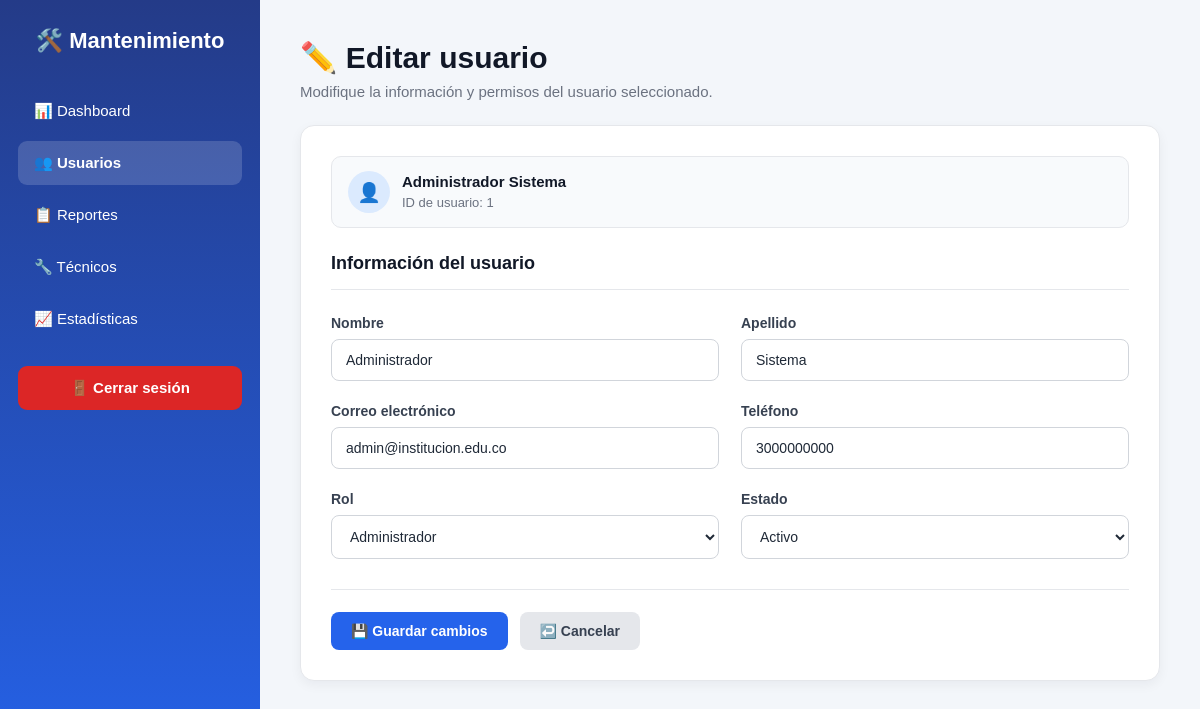
The app's page /frontend/dashboard/editar_usuario.php?id=1 (signed in) with its own data.
### tables this page shows
CREATE TABLE `usuarios` (
  `id_usuario` int NOT NULL AUTO_INCREMENT,
  `nombre` varchar(100) NOT NULL,
  `apellido` varchar(100) NOT NULL,
  `correo` varchar(150) NOT NULL,
  `password` varchar(255) NOT NULL,
  `telefono` varchar(20) DEFAULT NULL,
  `id_rol` int NOT NULL,
  `estado` tinyint(1) NOT NULL DEFAULT '1',
  `fecha_registro` datetime NOT NULL DEFAULT CURRENT_TIMESTAMP,
  PRIMARY KEY (`id_usuario`),
  UNIQUE KEY `correo` (`correo`),
  KEY `fk_usuario_rol` (`id_rol`),
  CONSTRAINT `fk_usuario_rol` FOREIGN KEY (`id_rol`) REFERENCES `roles` (`id_rol`) ON DELETE RESTRICT ON UPDATE CASCADE
);

CREATE TABLE `roles` (
  `id_rol` int NOT NULL AUTO_INCREMENT,
  `nombre` varchar(50) NOT NULL,
  `descripcion` varchar(255) DEFAULT NULL,
  PRIMARY KEY (`id_rol`),
  UNIQUE KEY `nombre` (`nombre`)
);

### frontend/dashboard/editar_usuario.php (the view, shortened to what this page needs)
<?php
$id_usuario = intval($_GET["id"] ?? 0);
$database = new Database();
$db = $database->conectar();
$sql = "SELECT
            id_usuario,
            nombre,
            apellido,
            correo,
            telefono,
            id_rol,
            estado
        FROM usuarios
        WHERE id_usuario = :id_usuario";
$stmt = $db->prepare($sql);
$stmt->execute([
    ":id_usuario" => $id_usuario
]);
$usuario = $stmt->fetch(PDO::FETCH_ASSOC);
$sql = "SELECT
            id_rol,
            nombre
        FROM roles
        ORDER BY id_rol";
$stmt = $db->prepare($sql);
$stmt->execute();
$roles = $stmt->fetchAll(PDO::FETCH_ASSOC);
?>
<!DOCTYPE html>
<html lang="es">
<head>
</head>
<body>
<div class="contenedor">
    <aside class="menu">
        <h2>🛠️ Mantenimiento</h2>
        <ul>
            <li>
                <a href="administrador.php">
                    📊 Dashboard
                </a>
            </li>
            <li>
                <a href="usuarios.php" class="activo">
                    👥 Usuarios
                </a>
            </li>
            <li>
                <a href="reportes_admin.php">
                    📋 Reportes
                </a>
            </li>
            <li>
                <a href="tecnicos.php">
                    🔧 Técnicos
                </a>
            </li>
            <li>
                <a href="estadisticas.php">
                    📈 Estadísticas
                </a>
            </li>
            <li>
                <a
                    href="../../backend/auth/logout.php"
                    class="logout"
                >
                    🚪 Cerrar sesión
                </a>
            </li>
        </ul>
    </aside>
    <main class="contenido">
        <div class="encabezado">
            <h1>
                ✏️ Editar usuario
            </h1>
            <p>
                Modifique la información y permisos del usuario seleccionado.
            </p>
        </div>
        <div class="tarjeta">
            <div class="informacion-usuario">
                <div class="avatar">
                    👤
                </div>
                <div>
                    <strong>
                        <?php
                        echo htmlspecialchars(
                            $usuario["nombre"] . " " . $usuario["apellido"]
                        );
                        ?>
                    </strong>
                    <span>
                        ID de usuario:
                        <?php echo $usuario["id_usuario"]; ?>
                    </span>
                </div>
            </div>
            <div class="titulo-seccion">
                Información del usuario
            </div>
            <form
                action="../../backend/usuarios/editar.php"
                method="POST"
            >
                <div class="formulario-grid">
                    <div class="campo">
                        <label for="nombre">
                            Nombre
                        </label>
                        <input
                            type="text"
                            id="nombre"
                            name="nombre"
                            value="<?php echo htmlspecialchars($usuario["nombre"]); ?>"
                            required
                        >
                    </div>
                    <div class="campo">
                        <label for="apellido">
                            Apellido
                        </label>
                        <input
                            type="text"
                            id="apellido"
                            name="apellido"
                            value="<?php echo htmlspecialchars($usuario["apellido"]); ?>"
                            required
                        >
                    </div>
                    <div class="campo">
                        <label for="correo">
                            Correo electrónico
                        </label>
                        <input
                            type="email"
                            id="correo"
                            name="correo"
                            value="<?php echo htmlspecialchars($usuario["correo"]); ?>"
                            required
                        >
                    </div>
                    <div class="campo">
                        <label for="telefono">
                            Teléfono
                        </label>
                        <input
                            type="text"
                            id="telefono"
                            name="telefono"
                            value="<?php echo htmlspecialchars($usuario["telefono"] ?? ""); ?>"
                        >
                    </div>
                    <div class="campo">
                        <label for="id_rol">
                            Rol
                        </label>
                        <select
                            id="id_rol"
                            name="id_rol"
                            required
                        >
                            <?php foreach ($roles as $rol): ?>
                                <option
                                    value="<?php echo $rol["id_rol"]; ?>"
                                    <?php
                                    if ($usuario["id_rol"] == $rol["id_rol"]) {
                                        echo "selected";
                                    }
                                    ?>
                                >
                                    <?php
                                    echo htmlspecialchars($rol["nombre"]);
                                    ?>
                                </option>
                            <?php endforeach; ?>
                        </select>
                    </div>
                    <div class="campo">
                        <label for="estado">
                            Estado
                        </label>
                        <select
                            id="estado"
                            name="estado"
                            required
                        >
                            <option
                                value="1"
                                <?php
                                if ($usuario["estado"] == 1) {
                                    echo "selected";
                                }
                                ?>
                            >
                                Activo
                            </option>
                        </select>
                    </div>
                </div>
                <div class="acciones">
                    <button
                        type="submit"
                        class="btn btn-guardar"
                    >
                        💾 Guardar cambios
                    </button>
                    <a
                        href="usuarios.php"
                        class="btn btn-cancelar"
                    >
                        ↩️ Cancelar
                    </a>
                </div>
            </form>
        </div>
    </main>
</div>
</body>
</html>

### frontend/dashboard/editar_usuario.php (style rules this page uses)
* { box-sizing: border-box; margin: 0; padding: 0; }
body { font-family: Arial, Helvetica, sans-serif; background: #f3f6fa; color: #1f2937; }
.contenedor { min-height: 100vh; }
.menu { position: fixed; top: 0; left: 0; width: 260px; height: 100vh; background: linear-gradient( 180deg, #243b88 0%, #2563eb 100% ); padding: 28px 18px; color: white; overflow-y: auto; }
.menu h2 { font-size: 22px; margin-bottom: 35px; text-align: center; font-weight: 700; }
.menu ul { list-style: none; }
.menu li { margin-bottom: 8px; }
.menu a { display: block; padding: 13px 16px; color: white; text-decoration: none; border-radius: 9px; font-size: 15px; transition: background 0.2s ease, transform 0.2s ease; }
.menu a.activo { background: rgba(255, 255, 255, 0.16); font-weight: 600; }
.menu a.logout { margin-top: 25px; background: #dc2626; font-weight: 600; text-align: center; }
.contenido { margin-left: 260px; width: calc(100% - 260px); min-height: 100vh; padding: 40px; }
.encabezado { margin-bottom: 25px; }
.encabezado h1 { font-size: 30px; color: #111827; margin-bottom: 8px; }
.encabezado p { color: #6b7280; font-size: 15px; }
.tarjeta { background: white; border: 1px solid #e5e7eb; border-radius: 14px; padding: 30px; max-width: 900px; box-shadow: 0 4px 12px rgba(15, 23, 42, 0.05); }
.titulo-seccion { font-size: 18px; font-weight: 700; color: #111827; margin-bottom: 25px; padding-bottom: 15px; border-bottom: 1px solid #e5e7eb; }
.formulario-grid { display: grid; grid-template-columns: repeat(2, 1fr); gap: 22px; }
.campo { display: flex; flex-direction: column; }
.campo label { margin-bottom: 8px; font-size: 14px; font-weight: 600; color: #374151; }
.campo input, .campo select { width: 100%; padding: 12px 14px; border: 1px solid #d1d5db; border-radius: 8px; background: white; color: #1f2937; font-size: 14px; outline: none; transition: border-color 0.2s ease, box-shadow 0.2s ease; }
.informacion-usuario { display: flex; align-items: center; gap: 12px; margin-bottom: 25px; padding: 14px 16px; background: #f8fafc; border: 1px solid #e5e7eb; border-radius: 10px; }
.avatar { width: 42px; height: 42px; display: flex; align-items: center; justify-content: center; border-radius: 50%; background: #dbeafe; color: #2563eb; font-size: 19px; font-weight: bold; }
.informacion-usuario strong { display: block; color: #111827; font-size: 15px; margin-bottom: 3px; }
.informacion-usuario span { color: #6b7280; font-size: 13px; }
.acciones { display: flex; gap: 12px; margin-top: 30px; padding-top: 22px; border-top: 1px solid #e5e7eb; }
.btn { display: inline-flex; align-items: center; justify-content: center; gap: 7px; padding: 11px 20px; border: none; border-radius: 8px; text-decoration: none; font-size: 14px; font-weight: 600; cursor: pointer; transition: background 0.2s ease, transform 0.2s ease; }
.btn-guardar { background: #2563eb; color: white; }
.btn-cancelar { background: #e5e7eb; color: #374151; }

### records on screen
usuarios: nombre+apellido "Administrador Sistema", id_usuario "1", nombre "Administrador", apellido "Sistema", correo "admin@institucion.edu.co", telefono "3000000000", id_rol "Administrador", estado "Activo"
